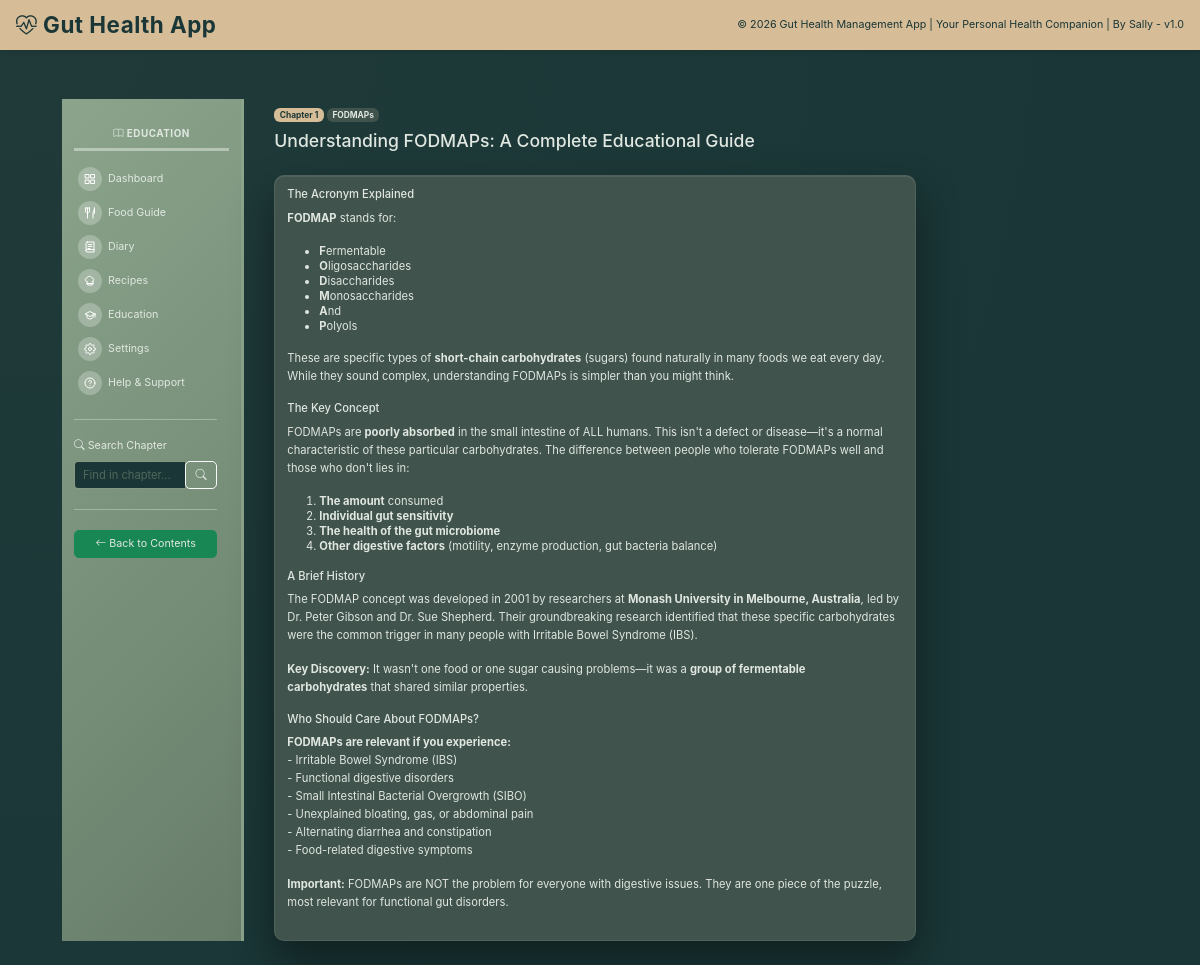
The app's page /education/chapter/3 with its own data.
### models/education.py (models this page shows, shortened)
class EducationalContent(db.Model):
    __tablename__ = 'educational_content'
    id = db.Column(db.Integer, primary_key=True)
    chapter_number = db.Column(db.String(20), nullable=False)  # Changed to String to support "2.1", "2.2" format
    section = db.Column(db.String(200), nullable=False)
    title = db.Column(db.String(300), nullable=False)
    content = db.Column(db.Text, nullable=False)
    markdown_source = db.Column(db.Text)  # Original markdown content
    filename = db.Column(db.String(500))  # Original filename
    is_markdown = db.Column(db.Boolean, default=False)
    order_index = db.Column(db.Integer)
    parent_chapter = db.Column(db.Integer)  # For sub-sections
    created_at = db.Column(db.DateTime, default=datetime.utcnow)
    updated_at = db.Column(db.DateTime, default=datetime.utcnow, onupdate=datetime.utcnow)

### routes/education.py (the view)
@bp.route('/chapter/<int:chapter_id>')
def chapter(chapter_id):
    content = EducationalContent.query.get_or_404(chapter_id)
    return render_template('education/chapter.html', content=content)

### templates/education/chapter.html (shortened to what this page needs)
{% extends "base.html" %}
{% block content %}
<div style="height: 20px; margin-bottom: 5px;"></div>
<div class="row g-0">
    <div class="col-lg-2 col-md-3 sidebar-column">
        <div class="education-sidebar">
            <h6 class="section-title" style="color: #fff; border-bottom-color: rgba(255,255,255,0.4);"><i class="bi bi-book"></i> Education</h6>
            <a href="{{ url_for('main.dashboard') }}" class="text-decoration-none">
                <div class="sidebar-nav-item d-flex align-items-center py-1 px-1" style="cursor: pointer;">
                    <div style="width: 24px; height: 24px; border-radius: 50%; background-color: rgba(255, 255, 255, 0.25); display: flex; align-items: center; justify-content: center; margin-right: 6px; flex-shrink: 0;">
                    </div>
                    <span class="text-label" style="font-weight: 500; color: #fff;">Dashboard</span>
                </div>
            </a>
            <a href="{{ url_for('foods.index') }}" class="text-decoration-none">
                <div class="sidebar-nav-item d-flex align-items-center py-1 px-1" style="cursor: pointer;">
                    <div style="width: 24px; height: 24px; border-radius: 50%; background-color: rgba(255, 255, 255, 0.25); display: flex; align-items: center; justify-content: center; margin-right: 6px; flex-shrink: 0;">
                    </div>
                    <span class="text-label" style="font-weight: 500; color: #fff;">Food Guide</span>
                </div>
            </a>
            <a href="{{ url_for('diary.index') }}" class="text-decoration-none">
                <div class="sidebar-nav-item d-flex align-items-center py-1 px-1" style="cursor: pointer;">
                    <div style="width: 24px; height: 24px; border-radius: 50%; background-color: rgba(255, 255, 255, 0.25); display: flex; align-items: center; justify-content: center; margin-right: 6px; flex-shrink: 0;">
                    </div>
                    <span class="text-label" style="font-weight: 500; color: #fff;">Diary</span>
                </div>
            </a>
            <a href="{{ url_for('recipes.index') }}" class="text-decoration-none">
                <div class="sidebar-nav-item d-flex align-items-center py-1 px-1" style="cursor: pointer;">
                    <div style="width: 24px; height: 24px; border-radius: 50%; background-color: rgba(255, 255, 255, 0.25); display: flex; align-items: center; justify-content: center; margin-right: 6px; flex-shrink: 0;">
                    </div>
                    <span class="text-label" style="font-weight: 500; color: #fff;">Recipes</span>
                </div>
            </a>
            <a href="{{ url_for('education.index') }}" class="text-decoration-none">
                <div class="sidebar-nav-item d-flex align-items-center py-1 px-1" style="cursor: pointer;">
                    <div style="width: 24px; height: 24px; border-radius: 50%; background-color: rgba(255, 255, 255, 0.25); display: flex; align-items: center; justify-content: center; margin-right: 6px; flex-shrink: 0;">
                        <svg xmlns="http://www.w3.org/2000/svg" width="12" height="12" viewBox="0 0 24 24" fill="none" stroke="#fff" stroke-width="2" stroke-linecap="round" stroke-linejoin="round">
                            <path d="M22 10l-10-5L2 10l10 5 10-5z"/>
                            <path d="M6 12v5c0 0 3 3 6 3s6-3 6-3v-5"/>
                            <line x1="22" y1="10" x2="22" y2="16"/>
                        </svg>
                    </div>
                    <span class="text-label" style="font-weight: 500; color: #fff;">Education</span>
                </div>
            </a>
            <a href="{{ url_for('settings.index') }}" class="text-decoration-none">
                <div class="sidebar-nav-item d-flex align-items-center py-1 px-1" style="cursor: pointer;">
                    <div style="width: 24px; height: 24px; border-radius: 50%; background-color: rgba(255, 255, 255, 0.25); display: flex; align-items: center; justify-content: center; margin-right: 6px; flex-shrink: 0;">
                    </div>
                    <span class="text-label" style="font-weight: 500; color: #fff;">Settings</span>
                </div>
            </a>
            <a href="{{ url_for('settings.help_index') }}" class="text-decoration-none">
                <div class="sidebar-nav-item d-flex align-items-center py-1 px-1" style="cursor: pointer;">
                    <div style="width: 24px; height: 24px; border-radius: 50%; background-color: rgba(255, 255, 255, 0.25); display: flex; align-items: center; justify-content: center; margin-right: 6px; flex-shrink: 0;">
                        <svg xmlns="http://www.w3.org/2000/svg" width="12" height="12" viewBox="0 0 24 24" fill="none" stroke="#fff" stroke-width="2" stroke-linecap="round" stroke-linejoin="round">
                            <circle cx="12" cy="12" r="10"/>
                            <path d="M9.09 9a3 3 0 0 1 5.83 1c0 2-3 3-3 3"/>
                            <line x1="12" y1="17" x2="12.01" y2="17"/>
                        </svg>
                    </div>
                    <span class="text-label" style="font-weight: 500; color: #fff;">Help & Support</span>
                </div>
            </a>
            <div style="border-top: 1px solid rgba(255,255,255,0.3); margin: 20px 12px 20px 0;"></div>
            <div style="padding-right: 12px;">
                <h6 class="text-label mb-2" style="color: #fff; font-weight: 600;"><i class="bi bi-search"></i> Search Chapter</h6>
                <div class="input-group input-group-sm mb-2">
                    <input type="text" id="chapter-search-input" class="form-control text-label" placeholder="Find in chapter..." style="font-size: var(--text-label);">
                    <button class="btn btn-outline-light text-label" type="button" id="search-btn">
                        <i class="bi bi-search"></i>
                    </button>
                </div>
            </div>
            <div style="border-top: 1px solid rgba(255,255,255,0.3); margin: 20px 12px 20px 0;"></div>
            <div style="padding-right: 12px;">
                <a href="{{ url_for('education.index') }}" class="btn btn-sm btn-success w-100 mb-2 text-label">
                    <i class="bi bi-arrow-left"></i> Back to Contents
                </a>
            </div>
        </div>
    </div>
    <div class="col-lg-10 col-md-9 main-content-area pt-2">
        <div class="row">
            <div class="col-md-9">
                <div class="mb-4">
                    {% set is_subchapter = '.' in content.chapter_number|string %}
                    <span class="badge {% if is_subchapter %}bg-info{% else %}bg-secondary{% endif %} mb-2">
                        Chapter {{ content.chapter_number }}
                    </span>
                    <span class="badge bg-info mb-2">{{ content.section }}</span>
                    <h1 class="text-h2 mb-0">{{ content.title }}</h1>
                </div>
                <div class="card">
                    <div class="card-body" id="chapter-content">
                        {{ content.content|safe }}
                    </div>
                </div>
            </div>
        </div>
    </div>
</div>
{% endblock %}

### static/css/main.css (style rules this page uses)
:root { --bg-deep: #1A3636; --bg-elevated: #40534C; --sage: #677D6A; --gold: #D6BD98; --white-ish: #e0e7e1; --bevel: 1px solid rgba(255, 255, 255, 0.08); --shadow-thick: 0 20px 40px rgba(0, 0, 0, 0.4), inset 0 1px 1px rgba(255, 255, 255, 0.1); --bg-dark: var(--bg-deep); --bg-panel: var(--bg-elevated); --bg-panel-soft: #364741; --accent-blue: #2f4f4c; --accent-blue-dark: #1c3432; --tan: var(--bg-elevated); --tan-light: var(--gold); --tan-dark: #6a5540; --black: #0b0b0b; --white: var(--white-ish); --text-micro: 0.62rem; --text-label: 0.67rem; --text-body: 0.70rem; --text-value: 0.76rem; --text-title: 0.85rem; --text-h2: 1.10rem; --lh-tight: 1.15; --lh-table: 1.25; --lh-normal: 1.35; --fw-label: 400; --fw-value: 600; --fw-title: 500; --font-variant-tabular: tabular-nums; }
html { overflow-x: hidden !important; }
body { font-family: -apple-system, BlinkMacSystemFont, 'Segoe UI', Roboto, Oxygen, Ubuntu, Cantarell, sans-serif !important; min-height: 100vh !important; width: 100% !important; display: flex !important; flex-direction: column !important; background-color: var(--bg-deep) !important; background-image: radial-gradient(circle at top left, rgba(64, 83, 76, 0.15) 0%, transparent 70%); color: var(--white-ish) !important; overflow-x: hidden !important; }
.row { flex-wrap: nowrap !important; }
[class*="col-"] { flex-shrink: 0 !important; }
h1, h2, h3, h4, h5, h6 { color: var(--white-ish) !important; }
p, span, div, label, small, li, td, th { color: var(--white-ish) !important; }
.card { border-radius: 10px !important; box-shadow: var(--shadow-thick) !important; background-color: var(--bg-elevated) !important; border: var(--bevel) !important; color: var(--white-ish) !important; background-image: linear-gradient(27deg, rgba(21, 43, 43, 0.5) 5px, transparent 5px) 0 5px, linear-gradient(207deg, rgba(21, 43, 43, 0.5) 5px, transparent 5px) 10px 0px, linear-gradient(27deg, rgba(31, 61, 61, 0.5) 5px, transparent 5px) 0px 10px, linear-gradient(207deg, rgba(31, 61, 61, 0.5) 5px, transparent 5px) 10px 5px, linear-gradient(90deg, rgba(24, 49, 49, 0.4) 10px, transparent 10px), linear-gradient(rgba(28, 56, 56, 0.4) 25%, rgba(26, 53, 53, 0.4) 25%, rgba(26, 53, 53, 0.4) 50%, transparent 50%, transparent 75%, rgba(30, 58, 58, 0.4) 75%, rgba(30, 58, 58, 0.4)); background-size: 20px 20px; background-blend-mode: overlay; }
.card-body { background-color: transparent !important; color: var(--white-ish) !important; }
.btn { border-radius: 5px !important; font-weight: 500 !important; color: var(--white) !important; }
.form-control, .form-select { background-color: var(--bg-deep) !important; border: 1px solid rgba(214, 189, 152, 0.12) !important; color: var(--white-ish) !important; }
.form-control::placeholder { color: var(--sage) !important; opacity: 0.7 !important; }
.bg-info { background-color: var(--bg-elevated) !important; color: var(--white-ish) !important; }
.badge { color: var(--white) !important; }
.badge.bg-secondary { background-color: var(--gold) !important; color: var(--bg-deep) !important; }
.badge.bg-info { background-color: var(--bg-elevated) !important; }
a { color: var(--gold) !important; text-decoration: none !important; }
.text-label { font-size: var(--text-label) !important; font-weight: var(--fw-label) !important; }
.text-h2 { font-size: var(--text-h2) !important; }

### templates/base.html (style rules this page uses)
h1 { font-size: var(--text-h2) !important; }
h3 { font-size: var(--text-body) !important; }
h6 { font-size: var(--text-micro) !important; }
body { font-size: var(--text-body) !important; line-height: var(--lh-normal) !important; }
.card-body { padding: 0.75rem !important; }
.form-control, .form-select { font-size: var(--text-body) !important; padding: 0.3rem 0.5rem !important; }
.btn { font-size: var(--text-body) !important; padding: 0.3rem 0.6rem !important; }
.btn-sm { font-size: var(--text-label) !important; }

### templates/education/chapter.html (style rules this page uses)
.sidebar-nav-item { transition: transform 0.2s ease; border-radius: 6px; margin-bottom: 2px; }
.sidebar-column { background: linear-gradient(135deg, #8BA48B, #677D6A); min-height: 100%; }
.education-sidebar { position: sticky; top: 50px; padding: 12px; padding-top: 28px; }
.main-content-area { border-left: 3px solid #8BA48B; padding-left: 30px; min-height: 100%; }
.section-title { font-size: var(--text-body); font-weight: 700; text-transform: uppercase; letter-spacing: 0.5px; margin-bottom: 12px; padding-bottom: 8px; border-bottom: 3px solid rgba(214, 189, 152, 0.5); text-align: center; }
.card-body p { line-height: 1.6; }

### records on screen
EducationalContent: chapter_number "1", section "FODMAPs", title "Understanding FODMAPs: A Complete Educational Guide", content "The Acronym Explained FODMAP stands for: F ermentable O ligosaccharides D isaccharides M onosaccharides A nd P olyols These are specific types of short-chain carbohydrates (sugars) found naturally in many foods we eat every day. While they sound complex, understanding FODMAPs is simpler than you might think. The Key Concept FODMAPs are poorly absorbed in the small intestine of ALL humans. This isn't a defect or disease—it's a normal characteristic of these particular carbohydrates. The difference between people who tolerate FODMAPs well and those who don't lies in: The amount consumed Individual gut sensitivity The health of the gut microbiome Other digestive factors (motility, enzyme…"
